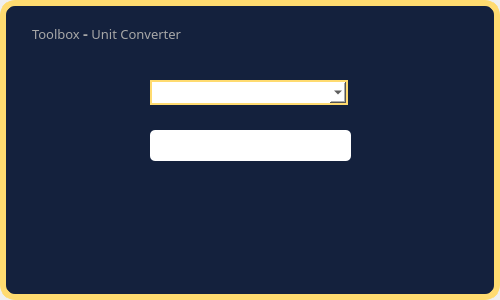
<?xml version="1.0" encoding="UTF-8"?>
<ui version="4.0">
 <class>MainWindow</class>
 <widget class="QMainWindow" name="MainWindow">
  <property name="geometry">
   <rect>
    <x>0</x>
    <y>0</y>
    <width>500</width>
    <height>300</height>
   </rect>
  </property>
  <property name="windowTitle">
   <string>MainWindow</string>
  </property>
  <widget class="QWidget" name="centralwidget">
   <widget class="QFrame" name="frame">
    <property name="geometry">
     <rect>
      <x>0</x>
      <y>0</y>
      <width>500</width>
      <height>300</height>
     </rect>
    </property>
    <property name="styleSheet">
     <string notr="true">QFrame{
	background-color:#14213d;
	border:6px solid #FFDB70;
border-radius:15px;
}</string>
    </property>
    <property name="frameShape">
     <enum>QFrame::StyledPanel</enum>
    </property>
    <property name="frameShadow">
     <enum>QFrame::Raised</enum>
    </property>
    <widget class="QLabel" name="Title">
     <property name="geometry">
      <rect>
       <x>32</x>
       <y>18</y>
       <width>185</width>
       <height>31</height>
      </rect>
     </property>
     <property name="font">
      <font>
       <family>A Salamat</family>
       <pointsize>10</pointsize>
       <weight>50</weight>
       <bold>false</bold>
       <kerning>true</kerning>
      </font>
     </property>
     <property name="styleSheet">
      <string notr="true">
color: #a7a7a7;
border:none;</string>
     </property>
     <property name="text">
      <string>&lt;html&gt;&lt;head/&gt;&lt;body&gt;&lt;p&gt;Toolbox &lt;span style=&quot; font-size:11pt; font-weight:600;&quot;&gt;-&lt;/span&gt; Unit Converter&lt;/p&gt;&lt;/body&gt;&lt;/html&gt;</string>
     </property>
     <property name="scaledContents">
      <bool>false</bool>
     </property>
    </widget>
    <widget class="QPushButton" name="ExitButton">
     <property name="geometry">
      <rect>
       <x>455</x>
       <y>20</y>
       <width>25</width>
       <height>25</height>
      </rect>
     </property>
     <property name="cursor">
      <cursorShape>PointingHandCursor</cursorShape>
     </property>
     <property name="styleSheet">
      <string notr="true"/>
     </property>
     <property name="text">
      <string/>
     </property>
     <property name="icon">
      <iconset>
       <normaloff>../Images/Exit.png</normaloff>../Images/Exit.png</iconset>
     </property>
     <property name="iconSize">
      <size>
       <width>20</width>
       <height>20</height>
      </size>
     </property>
     <property name="flat">
      <bool>true</bool>
     </property>
    </widget>
    <widget class="QComboBox" name="comboBox">
     <property name="geometry">
      <rect>
       <x>150</x>
       <y>80</y>
       <width>198</width>
       <height>25</height>
      </rect>
     </property>
     <property name="font">
      <font>
       <family>Gandom</family>
       <pointsize>10</pointsize>
      </font>
     </property>
     <property name="styleSheet">
      <string notr="true">QComboBox{
border:2px solid #ffdb70;
background-color: rgb(255, 255, 255);
padding-left:10px;
}
QListView{
border:none;
border-radius:5px;
background-color: rgb(255, 255, 255);
margin:5px;
}
QListView::item {
padding:3px;
padding-top:6px;
padding-left:5px;
height: 8px;
}</string>
     </property>
    </widget>
    <widget class="QLineEdit" name="txtUrl">
     <property name="geometry">
      <rect>
       <x>150</x>
       <y>130</y>
       <width>201</width>
       <height>31</height>
      </rect>
     </property>
     <property name="font">
      <font>
       <family>Gandom</family>
       <pointsize>10</pointsize>
      </font>
     </property>
     <property name="styleSheet">
      <string notr="true">QLineEdit {
    border-radius:5px;
    margin: 0;
padding-left:6px;
padding-right:6px;
	color: rgb(20, 33, 61);
}
</string>
     </property>
     <property name="alignment">
      <set>Qt::AlignCenter</set>
     </property>
    </widget>
    <widget class="QLabel" name="label_2">
     <property name="geometry">
      <rect>
       <x>40</x>
       <y>190</y>
       <width>421</width>
       <height>81</height>
      </rect>
     </property>
     <property name="font">
      <font>
       <family>Gandom</family>
       <pointsize>12</pointsize>
      </font>
     </property>
     <property name="styleSheet">
      <string notr="true">border:none;
color: white;</string>
     </property>
     <property name="text">
      <string/>
     </property>
     <property name="alignment">
      <set>Qt::AlignCenter</set>
     </property>
    </widget>
   </widget>
  </widget>
 </widget>
 <resources/>
 <connections/>
</ui>
